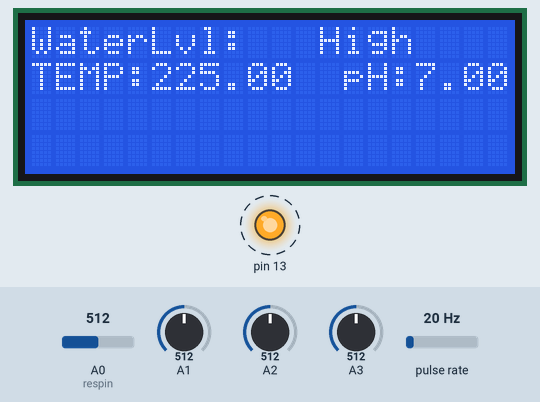
Bench run of a sketch on a simulated Arduino Uno, built with avr-gcc and run on an emulated ATmega328P. Parts: 20×4 character LCD, output pins drawn as LEDs (lit = HIGH). Wiring (inferred from the names in the program): pulse sensor: data pin 2. Dashed ring = blinking. Inputs (shaded band) come from the test bench; at power-on: A0 (respin) = 512, pulse rate 20 Hz, A2 = 512, A1 = 512, A3 = 512.

Above: at 1.7 s.
1.8 s: A0 (respin) set to 338
4.4 s: A0 (respin) set to 312
At 7.3 s:
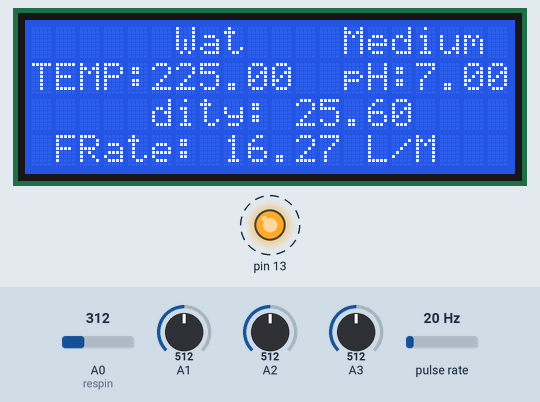
9.0 s: pulse rate (sensor on pin 2) set to 150 Hz
At 14.8 s:
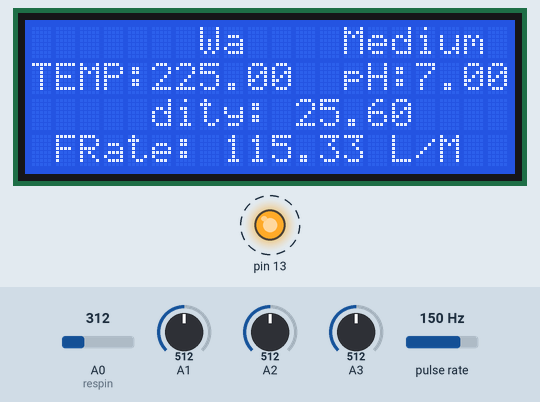
15.0 s: A2 set to 716
At 17.2 s:
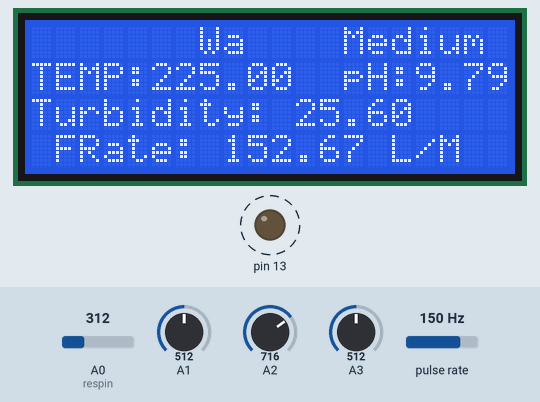
17.5 s: A2 set to 741
At 18.5 s:
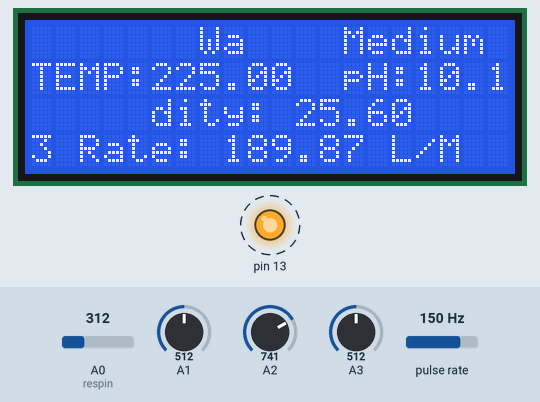
22.0 s: A0 (respin) set to 287
At 24.1 s:
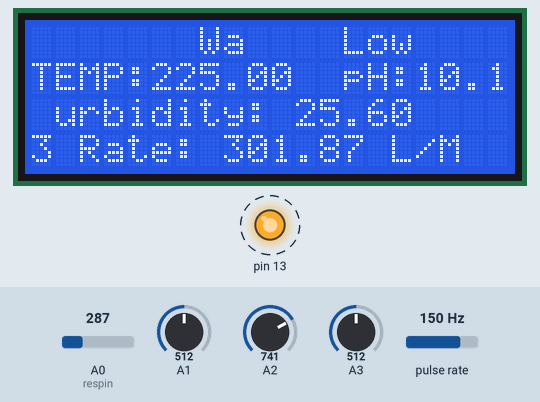
Timing chart, 0 to 59.8 s (numbered marks = the images above; inputs shaded):
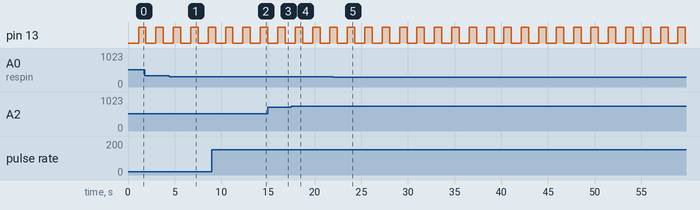

The sketch:

star_all_sensors.ino
```cpp
#include <LiquidCrystal.h>
//#include <Ubidots.h>
String apiKey = "649940GN3RPQE4VS";

unsigned long int avgValue;  //Store the average value of the sensor feedback
float b;
int buf[10],temp;
float tur;
float tur1;
float vol = 0.0,l_minute;
unsigned char flowsensor = 2; // Sensor Input
unsigned long currentTime;
unsigned long cloopTime;
unsigned long flow_frequency;

LiquidCrystal lcd(12, 11, 6, 5, 4, 3);
float temp1;           // to include LM 35 sensor
int resval = 0;  // holds the value
int respin = A0; // sensor pin used

//const char *TOKEN = "BBFF-I5CApGkf9HLHKLXewp1tK8Lhwh26H9";
//const char *DEVICE_LABEL = "sens";
//const char *APN = "jionet";
//const char *VARIABLE_LABEL = "Temperature";


//client(TOKEN);
//client(APN);

void flow () // Interrupt function to increment flow
{
   flow_frequency++;
}

void setup() {
  Serial.begin(9600);


  // set up the LCD's number of columns and rows:
      lcd.begin(20, 4);
  {
//   Serial.begin(9600);
   pinMode(flowsensor, INPUT);
   digitalWrite(flowsensor, HIGH); // Optional Internal Pull-Up
   attachInterrupt(digitalPinToInterrupt(flowsensor), flow, RISING); // Setup Interrupt


   lcd.setCursor(0,0);
   lcd.print("Sensing water");
   lcd.setCursor(0,1);
   lcd.print("   quality...  ");

   delay(500);
   lcd.clear();
}


  pinMode(13, OUTPUT);
//  Serial.begin(115200);
//  client.setDebug(true);// Set true to make available debug messages


}


void loop() {

    // Print a message to the LCD.
  lcd.print("WaterLvl: ");
 lcd.setCursor(9, 0); // set the cursor to column 9, line 0
  resval = analogRead(respin); //Read data from analog pin and store it to resval variable

  if (resval<=100){ lcd.print("  Empty  "); }
  else if (resval>100 && resval<=300){ lcd.print("    Low     "); }
  else if (resval>300 && resval<=330){ lcd.print("    Medium      "); }
  else if (resval>330){ lcd.print("   High    "); }

 lcd.setCursor(0, 1);
  lcd.print("TEMP:");
  temp1 = analogRead(A1);                                                    //temp = temp * 0.48828125;  //temp=temp*(5.0/1023.0)*100;
  temp1=temp1*4500/(10240);
  lcd.print(temp1  );
  delay(500);                                         //Let system settle


for(int i=0;i<10;i++)       //Get 10 sample value from the sensor for smooth value
  {
    buf[i]=analogRead(A2);
    delay(5);
  }
  for(int i=0;i<9;i++)        //sort the analog from small to large
  {
    for(int j=i+1;j<10;j++)
    {
      if(buf[i]>buf[j])
      {
        temp=buf[i];
        buf[i]=buf[j];
        buf[j]=temp;
      }
    }
  }
  avgValue=0;
  for(int i=2;i<8;i++)                      //take the average value of 6 center sample
    avgValue+=buf[i];
  float phValue=(float)avgValue*5.0/1024/6; //convert the analog into millivolt
  phValue=2.8*phValue;                      //convert the millivolt into pH value
// lcd.setCursor(0, 2);
  lcd.print("  pH:");
  lcd.print(phValue,2);
  lcd.print(" ");
  digitalWrite(13, HIGH);
  delay(800);
   digitalWrite(13, LOW);

    /*NTU = a * TSS^b is the formula for calculating turbidity where:
    NTU = Turbidity Measurement
    TSS = Suspended solids measurement in mg/L (40,000 is an estimated amount in an 1 litre of sample)
    a = regression coefficient (0.00000125)
    b = regression coefficient, approximately equal to 1 (we take it as 1)
    */

   tur = analogRead(A3);
//   delay(100);
  tur1 = tur*0.00000125*40000; //Min = 0, Max = 51
  lcd.setCursor(0,2);
   lcd.print("Turbidity: ");
   lcd.print(tur1);
   delay(500);

//   currentTime = millis();
//   // Every second, calculate and print litres/hour
//   if(currentTime >= (cloopTime + 1000))
//   {
//    cloopTime = currentTime; // Updates cloopTime
//    if(flow_frequency != 0)
//    {

       l_minute = (flow_frequency / 7.5); // (Pulse frequency x 60 min) / 7.5Q = flowrate in L/hour
      lcd.setCursor(1,3);
      lcd.print("FRate: ");
      lcd.print(l_minute);
      lcd.print(" L/M         ");
//      l_minute = l_minute/60;
//      vol = vol +l_minute;
//      lcd.print("Vol:");
//      lcd.print(vol);
//      lcd.print(" L");
//      flow_frequency = 0; // Reset Counter
//      Serial.print(l_minute, DEC); // Print litres/hour
//      Serial.println(" L/Sec");
//    }
//    else {
//      lcd.setCursor(0,4);
//      Serial.println(" flow rate = 0 ");
//
//      lcd.print("Rate: ");
//      lcd.print( flow_frequency );
//      lcd.print(" L/M");
//
//      lcd.print("Vol:");
//      lcd.print(vol);
//      lcd.print(" L");
//
//    }

//}
//
//Serial.write(temp1);
//Serial.write(tur1);
//Serial.write(1_minute);
//
//Serial.print(temp1);
//Serial.print(tur1);
//Serial.print(l_minute);
}

//     float value = client.get(sens, Temperature);
//
//  if(value!=ERROR_VALUE){
//    Serial.print("Getting variable value: ");
//    Serial.println(value);
//  }
```

Measured:
- the behaviour switches between 331 and 330 on A0 (respin) (found by bisection; images 0 and 1)
- the behaviour switches between 731 and 732 on A2 (found by bisection; images 3 and 4)
- the behaviour switches between 301 and 300 on A0 (respin) (found by bisection; images 4 and 5)
- after the input at 4.4 s, the display: first differs from a run without the input after 1.8 s (image 1)
- after the input at 17.5 s, the display: changes after 0.41 s (image 4)
- after the input at 22.0 s, the display: first differs from a run without the input after 0.96 s (image 5 shows a later state)
- by itself, pin 13: alternates HIGH for 0.80 s and LOW for 1.1 s
